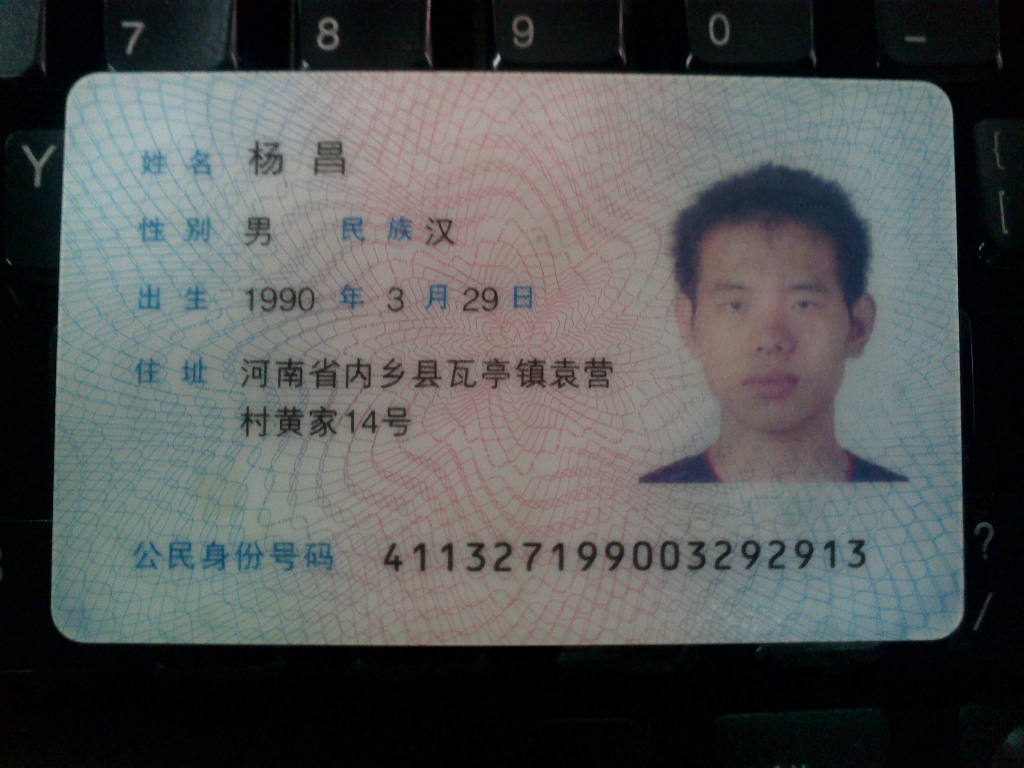
#> input picture data/jupyter_notebook_work/test_images/a.jpg, 4096 x 3072 px (shown at 1/4 size)
$ jupyter execute test3.ipynb   (shell and % lines are left out)   (older library calls are emulated)   (text cells are left out)
#> lines starting #> are read from the running program, lines starting #| are printed output that depends on the picture; after the words box and inside, x2 and y2 are one past the last pixel; in counts of white or black regions, pixels touching at a corner belong together; pictures that were not available may be replaced by others from this repository, and a replacement may not be noted
[cell 1]
import numpy as np
from numpy import *
from matplotlib import pyplot as plt
from sklearn import tree
import cv2
import tensorflow as tf

[cell 2]
feature = [[178,1],[155,0],[158,0],[173,0],[165,0],[170,1],[177,1]]
label = ['male', 'female', 'female', 'male', 'female', 'male', 'male']
clf = tree.DecisionTreeClassifier()
clf = clf.fit(feature, label)
clf.predict([[176,1]])

[cell 3]
x = random.rand(4,4)
y = mat(x)
y

[cell 4]
3782.75*12

[cell 5]
read_type = cv2.IMREAD_UNCHANGED
read_type

[cell 6]
img =cv2.imread('test_images/a.jpg', read_type)
#> img is the input picture: shape (3072, 4096, 3); mean B, G, R 84.6, 84.9, 82.5
plt.imshow(img)
plt.xticks([]),plt.yticks([])  #to hide tick values on X and Y axis
plt.show()
# [8 lines of commented-out code are left out]

[cell 7]
cv2.imwrite('test_iamges/a1.jpg',img)
#> Out = True

[cell 8]
labels='frogs','hogs','dogs','logs'
sizes=15,20,45,10
colors='yellowgreen','gold','lightskyblue','lightcoral'
explode=0,0.1,0,0
plt.pie(sizes,explode=explode,labels=labels,colors=colors,autopct='%1.1f%%',shadow=True,startangle=50)
plt.axis('equal')
plt.show()

[cell 9]
cap=cv2.VideoCapture('test_videos/tsjy.mp4')#文件名及格式
while(True):
	#capture frame-by-frame
    ret , frame = cap.read()
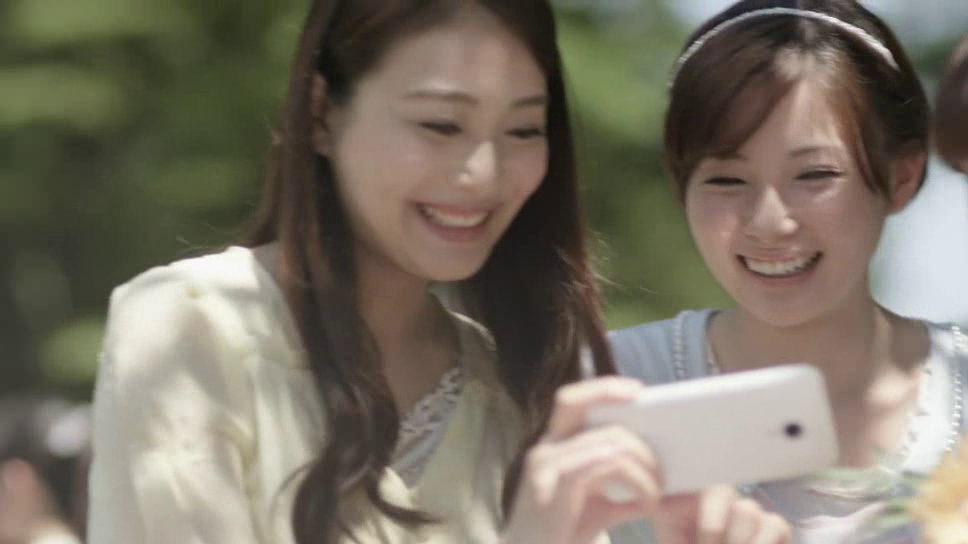
#> input picture frame 27 of web/storage/videos/test.avi, 968 x 544 px, given in place of tsjy.mp4, which was not available
#> frame is the input picture: shape (544, 968, 3); mean B, G, R 101.6, 115.4, 122.9

    #our operation on the frame come here
    gray = cv2.cvtColor(frame , cv2.COLOR_BGR2GRAY)

    #display the resulting frame
    cv2.imshow('frame',gray)
    if cv2.waitKey(1) &0xFF ==ord('q'):  #按q键退出
#> (key q is pressed here)
    	break
#when everything done , release the capture
cap.release()
cv2.destroyAllWindows()

[cell 10]
#Create a black image
img = np.zeros((512,512,3),np.uint8)

#draw a diagonal blue line with thickness of 5 px
cv2.line(img,(0,0),(260,260),(255,0,0),5)

plt.imshow(img)
plt.xticks([]),plt.yticks([])  #to hide tick values on X and Y axis
plt.show()

[cell 11]
#Create a black image
img = np.zeros((512,512,3),np.uint8)

cv2.rectangle(img,(350,0),(500,128),(0,255,0),3)
#> img: shape (512, 512, 3)

plt.imshow(img)
plt.xticks([]),plt.yticks([])  #to hide tick values on X and Y axis
plt.show()

[cell 12]
#Create a black image
img = np.zeros((512,512,3),np.uint8)

cv2.rectangle(img,(350,0),(500,128),(0,255,0),3)#矩形
cv2.circle(img,(425,63),63,(0,0,255),-1)#圆，-1为向内填充
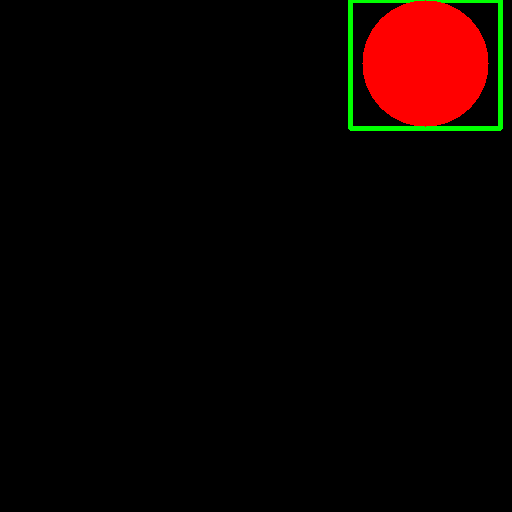
#> img: shape (512, 512, 3); mean B, G, R 0, 2.3, 12.1

plt.imshow(img)
plt.xticks([]),plt.yticks([])  #to hide tick values on X and Y axis
plt.show()

[cell 13]
#Create a black image
img = np.zeros((512,512,3),np.uint8)

cv2.ellipse(img,(256,256),(100,50),0,0,360,255,-1)

plt.imshow(img)
plt.xticks([]),plt.yticks([])  #to hide tick values on X and Y axis
plt.show()

[cell 14]
#Create a black image
img = np.zeros((512,512,3),np.uint8)

pts=np.array([[10,5],[20,30],[70,20],[50,10]],np.int32)
pts = pts.reshape((-1,1,2))
#这里reshape的第一个参数为-1，表明这一维度的长度是根据后面的维度计算出来的
cv2.polylines(img,[pts],True,(0,255,255))
#注意第三个参数若是False，我们得到的是不闭合的线

plt.imshow(img)
plt.xticks([]),plt.yticks([])  #to hide tick values on X and Y axis
plt.show()

[cell 15]
#Create a black image
img = np.zeros((512,512,3),np.uint8)

font = cv2.FONT_HERSHEY_SIMPLEX
cv2.putText(img,'OpenCV',(10,500), font, 4,(255,255,255),2,cv2.LINE_AA)

plt.imshow(img)
plt.xticks([]),plt.yticks([])  #to hide tick values on X and Y axis
plt.show()

[cell 16]
events = [i for i in dir(cv2) if 'EVENT' in i]
print (events)

[cell 17]
img = cv2.imread('test_images/football.jpg')
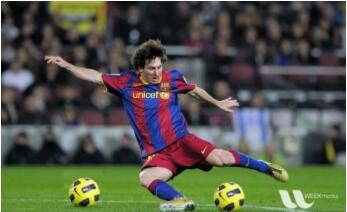
#> input picture data/jupyter_notebook_work/test_images/football.jpg, 347 x 212 px
#> img is the input picture: shape (212, 347, 3); mean B, G, R 73.9, 86.3, 83.5
px=img[0,0]
#> px = [250, 255, 255]
img[0,0] = [1,2,3]
#> img: shape (212, 347, 3); under 0.01% of pixels changed, all inside (x1, y1, x2, y2) = (0, 0, 1, 1)
img.item(0,0,0)
#> Out = 1
# img

[cell 18]
img.shape # img.shape可以获得图像的形状，返回值是一个包含行数，列数，通道数的元组
img.size # img.size可以返回图像的像素数目
img.dtype # img.dtype返回图像的数据类型，在debug时很重要，因为OpenCV-Python代码中经常出现数据类型的不一致

[cell 19]
ball =img[20:30,30:30]
#> ball = empty array
ball
#> Out = empty array
# img[40:40,50:50]=ball

[cell 20]
r,g,b=cv2.split(img)#拆分
# r
# img[:,:,2]=0 # 假如想使所有红色通道值都为0
# b=img[:,:,0]#拆分b通道
# img=cv2.merge(r,g,b)#合并

[cell 21]
blue = [255,0,0]

replicate = cv2.copyMakeBorder(img,10,10,10,10,cv2.BORDER_REPLICATE)
reflect = cv2.copyMakeBorder(img,10,10,10,10,cv2.BORDER_REFLECT)
reflect101 = cv2.copyMakeBorder(img,10,10,10,10,cv2.BORDER_REFLECT101)
wrap = cv2.copyMakeBorder(img,10,10,10,10,cv2.BORDER_WRAP)
constant = cv2.copyMakeBorder(img,10,10,10,10,cv2.BORDER_CONSTANT,value=blue)

plt.subplot(231),plt.imshow(img,'gray'),plt.title('original')
plt.subplot(232),plt.imshow(replicate,'gray'),plt.title('replicate')
plt.subplot(233),plt.imshow(reflect,'gray'),plt.title('reflect')
plt.subplot(234),plt.imshow(reflect101,'gray'),plt.title('reflect101')
plt.subplot(235),plt.imshow(wrap,'gray'),plt.title('wrap')
plt.subplot(236),plt.imshow(constant,'gray'),plt.title('constant')

plt.show()
#> figure, not shown here; B, G, R data is drawn as R, G, B

[cell 22]
flags = [i for i in dir(cv2) if i.startswith("COLOR_") ]
flags

[cell 23]
cap = cv2.VideoCapture(0)

while(1):
    #获取每一帧
    ret,frame = cap.read()
    #转换到HSV
    hsv = cv2.cvtColor(frame,cv2.COLOR_BGR2HSV)
#> hsv: shape (544, 968, 3); mean H, S, V 26.4, 58, 125.1
    #设定蓝色的阀值
    lower_blue = np.array([110,50,50])
    upper_blue = np.array([130,255,255])
    #根据阀值构建掩模
    mask = cv2.inRange(hsv,lower_blue,upper_blue)
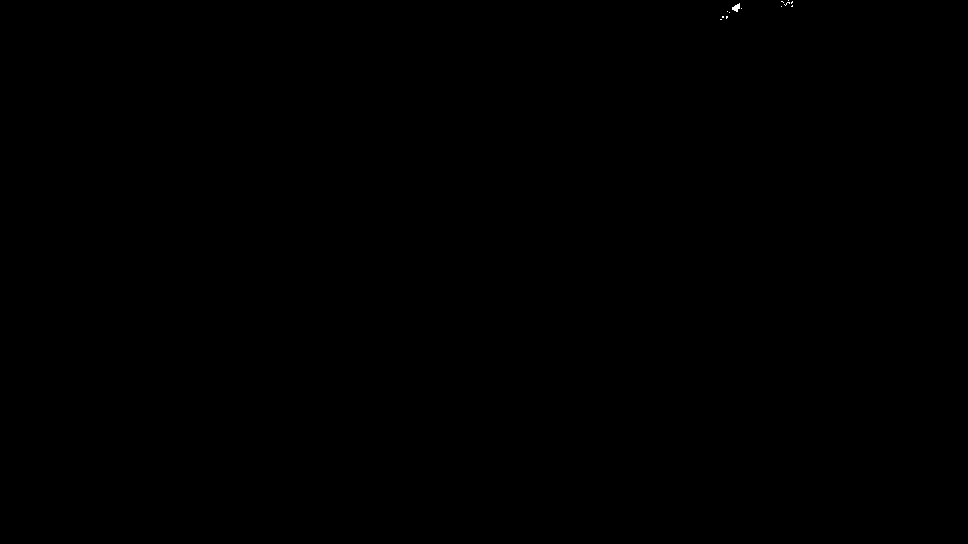
#> mask: shape (544, 968); 0.01% white; 13 white regions (12 under 20 px), largest, box (x1, y1, x2, y2) and area: (732, 3, 740, 12) 43
    #对原图和掩模进行位运算
    res = cv2.bitwise_and(frame,frame,mask=mask)
    #显示图像
    cv2.imshow('frame',frame)
    cv2.imshow('mask',mask)
    cv2.imshow('res',res)
    k = cv2.waitKey(5)&0xFF
#> (key q is pressed here)
    if k == 27:
        break
#关闭窗口
cv2.destroyAllWindows()

[cell 24]
ret , thresh1 = cv2.threshold(img,127,255,cv2.THRESH_BINARY)
ret , thresh2 = cv2.threshold(img,127,255,cv2.THRESH_BINARY_INV)
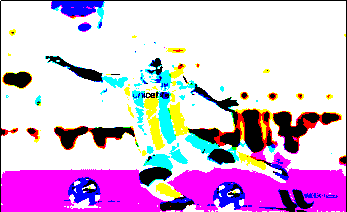
#> thresh2: shape (212, 347, 3); mean B, G, R 219.2, 182.4, 214.9
ret , thresh3 = cv2.threshold(img,127,255,cv2.THRESH_TRUNC)
ret , thresh4 = cv2.threshold(img,127,255,cv2.THRESH_TOZERO)
ret , thresh5 = cv2.threshold(img,127,255,cv2.THRESH_TOZERO_INV)

titles = ['original image','Binary','binary-inv','trunc','tozero','tozero-inv']
images = [img,thresh1,thresh2,thresh3,thresh4,thresh5]

for i in range(6):
    plt.subplot(2,3,i+1),plt.imshow(images[i],'gray')
    plt.title(titles[i])
    plt.xticks([]),plt.yticks([])

plt.show()
#> figure, not shown here; B, G, R data is drawn as R, G, B

[cell 25]
img = cv2.imread('test_images/football.jpg', cv2.IMREAD_GRAYSCALE)
#> img: shape (212, 347); min 0, max 255, mean 84.1
ret1,th1=cv2.threshold(img,127,255,cv2.THRESH_BINARY)
#> th1: shape (212, 347); 15.5% white; 113 white regions (92 under 20 px), largest, box (x1, y1, x2, y2) and area: (58, 176, 339, 212) 2921, (188, 83, 289, 181) 2438, (0, 0, 347, 212) 1337

ret2,th2=cv2.threshold(img,0,255,cv2.THRESH_BINARY+cv2.THRESH_OTSU)
#> th2: shape (212, 347); 42.3% white; 105 white regions (71 under 20 px), largest, box (x1, y1, x2, y2) and area: (0, 0, 347, 212) 25626, (52, 117, 141, 154) 1736, (45, 52, 120, 84) 608
#> ret2 = 90
#(5,5)为高斯核的大小，0为标准差
blur= cv2.GaussianBlur(img,(5,5),0)

#阀值一定要设为0
ret3,th3=cv2.threshold(blur,0,255,cv2.THRESH_BINARY+cv2.THRESH_OTSU)
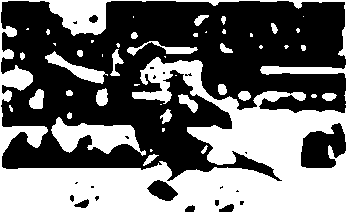
#> th3: shape (212, 347); 43.6% white; 47 white regions (22 under 20 px), largest, box (x1, y1, x2, y2) and area: (0, 0, 347, 212) 27430, (51, 117, 146, 156) 1826, (45, 51, 108, 84) 609
#> ret3 = 88

images=[img,0,th1,
         img,0,th2,
         img,0,th3]
titles =['original noisy image','histogram','global thresholding(v=127)',
          'original noisy image','histogram',"otsu's thresholding",
          'gaussian giltered image','histogram',"otus's thresholding"]
#这里使用了pyplot中画直方图的方法，plt.hist要注意的是他的参数是一维数组
#所以这里使用了（numpy）ravel方法，将多维数组转换成一维，也可以使用flatten方法
for i in range(3):
    plt.subplot(3,3,i*3+1),plt.imshow(images[i*3],'gray')
    plt.title(titles[i*3]),plt.xticks([]),plt.yticks([])
    plt.subplot(3,3,i*3+2),plt.hist(images[i*3].ravel(),256)
    plt.title(titles[i*3+1]),plt.xticks([]),plt.yticks([])
    plt.subplot(3,3,i*3+3),plt.imshow(images[i*3+2],'gray')
    plt.title(titles[i*3+2]),plt.xticks([]),plt.yticks([])

plt.show()
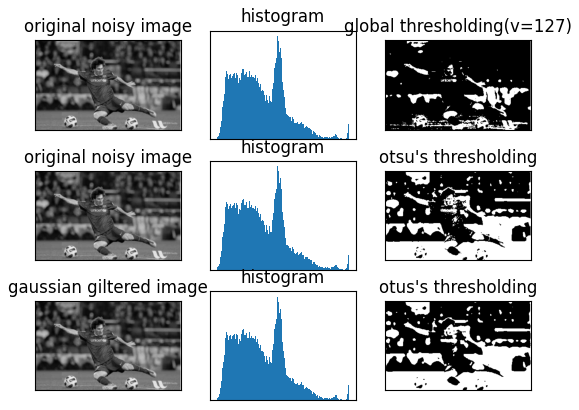
#> figure drawn by matplotlib, 9 panels

[cell 26]
kernel = np.ones((5,5),np.float32)/25

#cv.Filter2D(src, dst, kernel, anchor=(-1, -1))
#ddepth –desired depth of the destination image;
#if it is negative, it will be the same as src.depth();
#the following combinations of src.depth() and ddepth are supported:
#src.depth() = CV_8U, ddepth = -1/CV_16S/CV_32F/CV_64F
#src.depth() = CV_16U/CV_16S, ddepth = -1/CV_32F/CV_64F
#src.depth() = CV_32F, ddepth = -1/CV_32F/CV_64F
#src.depth() = CV_64F, ddepth = -1/CV_64F
#when ddepth=-1, the output image will have the same depth as the source.

dst = cv2.filter2D(img,-1,kernel)

plt.subplot(121),plt.imshow(img),plt.title('original')
plt.xticks([]),plt.yticks([])
plt.subplot(122),plt.imshow(dst),plt.title('averaging')
plt.xticks([]),plt.yticks([])
plt.show()

[cell 27]
# [9 lines of commented-out code are left out]

[cell 28]
edges = cv2.Canny(img,100,200)
#> edges: shape (212, 347); 7.8% white in thin lines or dots

plt.subplot(121),plt.imshow(img,cmap='gray')
plt.title('original'),plt.xticks([]),plt.yticks([])
plt.subplot(122),plt.imshow(edges,cmap='gray')
plt.title('edge'),plt.xticks([]),plt.yticks([])

plt.show()

[cell 29]
img = cv2.imread("test_images/a.jpg")    #载入图像
h, w = img.shape[:2]      #获取图像的高和宽
#> h = 3072; w = 4096
# cv2.imshow("Origin", img)     #显示原始图像
blured = cv2.blur(img,(5,5))    #进行滤波去掉噪声
# cv2.imshow("Blur", blured)     #显示低通滤波后的图像
mask = np.zeros((h+2, w+2), np.uint8)  #掩码长和宽都比输入图像多两个像素点，满水填充不会超出掩码的非零边缘
#进行泛洪填充
cv2.floodFill(blured, mask, (w-1,h-1), (255,255,255), (2,2,2),(3,3,3),8)
# cv2.imshow("floodfill", blured)
#得到灰度图
gray = cv2.cvtColor(blured,cv2.COLOR_BGR2GRAY)
#> gray: shape (3072, 4096)
# cv2.imshow("gray", gray)
#定义结构元素
kernel = cv2.getStructuringElement(cv2.MORPH_RECT,(50, 50))
#开闭运算，先开运算去除背景噪声，再继续闭运算填充目标内的孔洞
opened = cv2.morphologyEx(gray, cv2.MORPH_OPEN, kernel)
closed = cv2.morphologyEx(opened, cv2.MORPH_CLOSE, kernel)
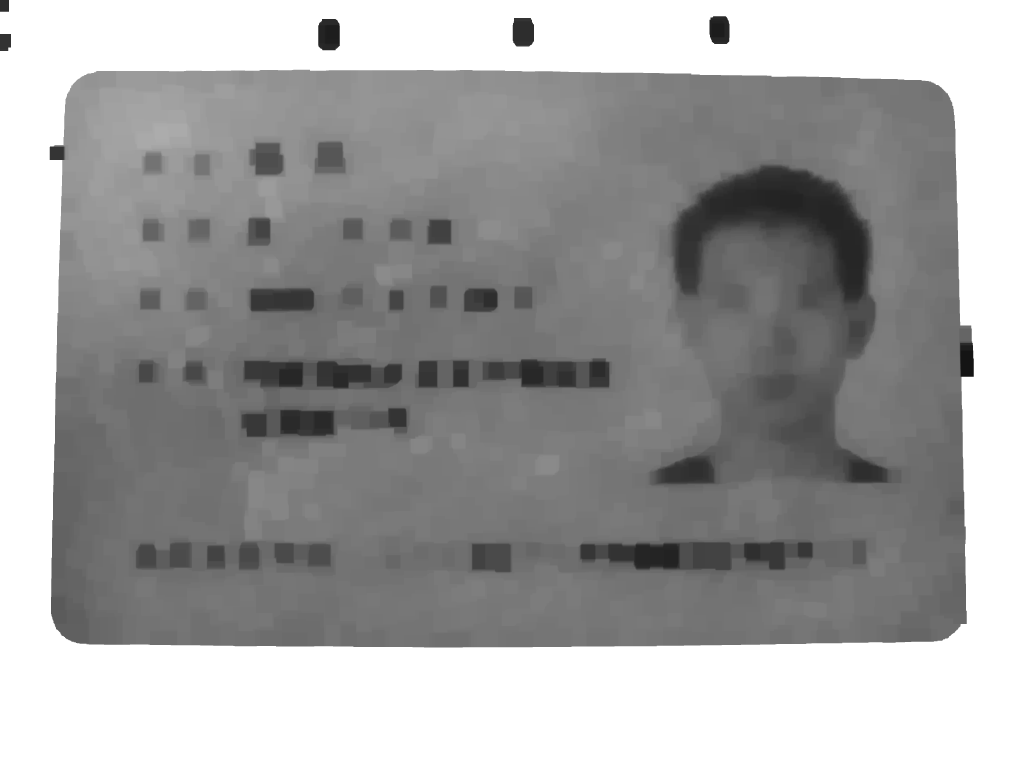
#> closed: shape (3072, 4096) (shown at 1/4 size); min 20, max 255, mean 163.1
# cv2.imshow("closed", closed)
#求二值图
ret, binary = cv2.threshold(closed,250,255,cv2.THRESH_BINARY)
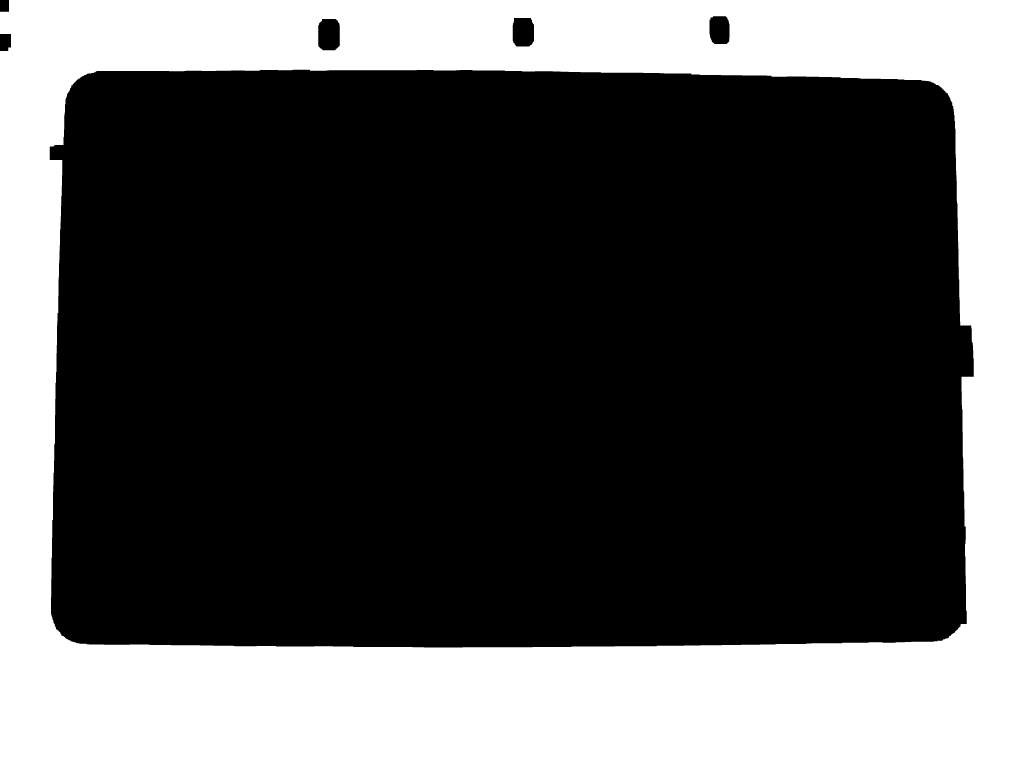
#> binary: shape (3072, 4096) (shown at 1/4 size); 34% white; 1 white region
# cv2.imshow("binary", binary)
#找到轮廓
_,contours, hierarchy = cv2.findContours(binary,cv2.RETR_TREE,cv2.CHAIN_APPROX_SIMPLE)
#> contours = 5 contours; box (x1, y1, x2, y2) and area: (0, 0, 4096, 3072) 12571173, (198, 278, 3896, 2591) 8278254, (1272, 75, 1360, 202) 10223, (2050, 71, 2137, 187) 9220, (2837, 64, 2919, 177) 8390
#绘制轮廓
cv2.drawContours(img,contours,-1,(0,0,255),3)
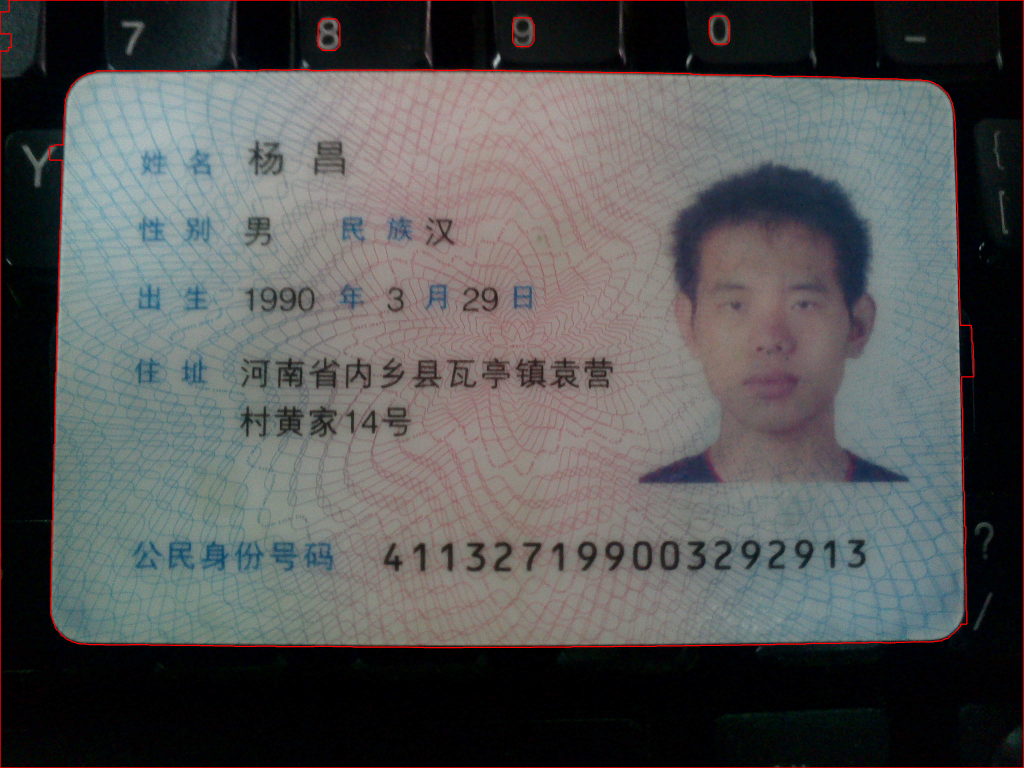
#> img: shape (3072, 4096, 3) (shown at 1/4 size); mean B, G, R 84.4, 84.7, 84.5
#绘制结果
# cv2.imshow("result", img)
# cv2.waitKey(0)
# cv2.destroyAllWindows()
plt.imshow(img)
plt.xticks([]),plt.yticks([])  #to hide tick values on X and Y axis
plt.show()
